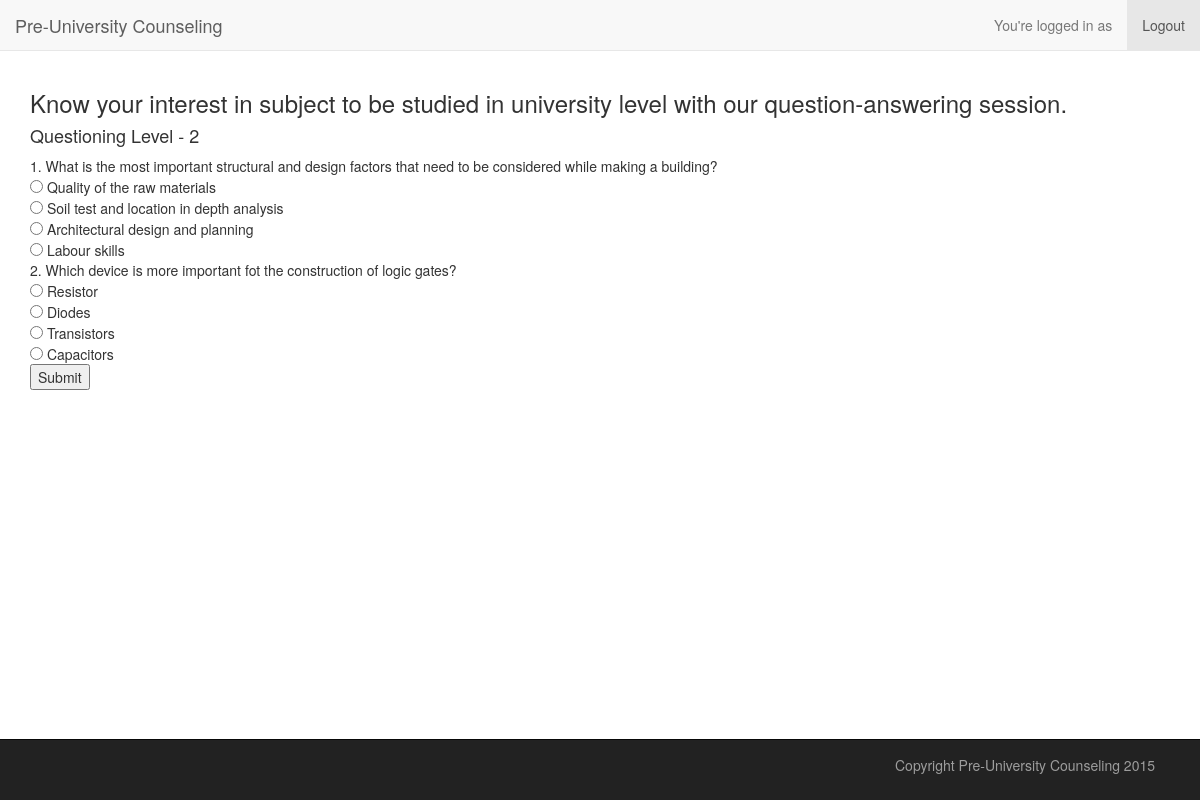
Screenshot of /cse470project/questioninglevel02.php with the database file from the repository.
### cse470project/questioninglevel02.php (the view, shortened to what this page needs)
<!DOCTYPE html>
<html>
    <head>
        <link href="css/bootstrap.min.css" rel="stylesheet">
        <link href="css/custom.css" rel="stylesheet">
<?php
    include_once('headerwhenloggedin.php');
?>
    </head>
    <body>
        <div class="container">
            <?php
            require 'connect.php';
            ?>
            <h3>Know your interest in subject to be studied in university level with our question-answering session.</h3>
            <h4>Questioning Level - 2</h4> <?php
            $questionNumber = 1;
            $sql = "SELECT `question`, `Qid` FROM `question bank` WHERE `question level` = 2";
            $query1 = mysqli_query($con, $sql);
            while ($result = mysqli_fetch_array($query1)) {
                $keepQid = $result['Qid'];
                echo $questionNumber . ". " . $result['question'] . "<br>";
                $query2 = mysqli_query($con, "SELECT `ans`, `Aid` FROM `answer bank` WHERE `Qid` = $keepQid");
                ?>
                <form action="result.php" method="post"> <?php
                while ($result2 = mysqli_fetch_array($query2)) {
                    ?>
                    <input type="radio" name="question<?php echo $questionNumber ?>" value="<?php echo $result2['Aid']; ?>"> <?php
                    echo $result2['ans'];
                    echo'<br>';
                }
                $questionNumber++;
            }
            ?> <input type="submit" name="submit3">
                </form>
        </div>
    </body>
<?php
    include_once('footer.php');
?>
</html>

### cse470project/css/custom.css (style rules this page uses)
body { padding-top: 70px; padding-bottom: 20px; }

### rows the page displays
question bank: question "What is the most important structural and design factors that need to be considered while making a building?"
answer bank: ans "Quality of the raw materials"
answer bank: ans "Soil test and location in depth analysis"
answer bank: ans "Architectural design and planning"
answer bank: ans "Labour skills"
question bank: question "Which device is more important fot the construction of logic gates?"
answer bank: ans "Resistor"
answer bank: ans "Diodes"
answer bank: ans "Transistors"
answer bank: ans "Capacitors"
